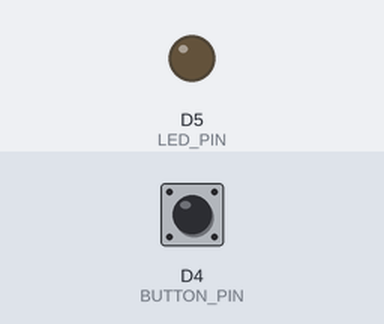
Bench run of a sketch on a simulated ESP8266 (NodeMCU). Parts: output pins drawn as LEDs (lit = HIGH). Inputs (shaded band) come from the test bench; at power-on: D4 (BUTTON_PIN) HIGH.

Above: at 1.2 s.
1.3 s: D4 (BUTTON_PIN) pulled LOW for 0.15 s
At 1.37 s:
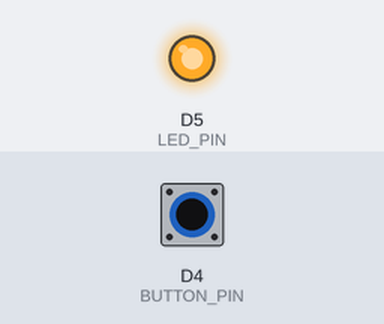
2.9 s: D4 (BUTTON_PIN) pulled LOW for 3.2 s
At 7.0 s:
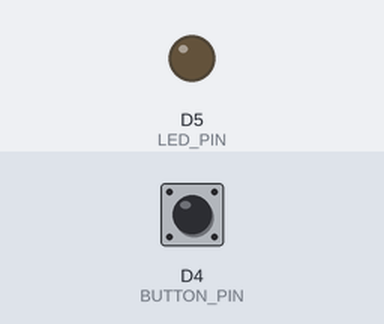
Timing chart, 0 to 8.5 s (numbered marks = the images above; inputs shaded):
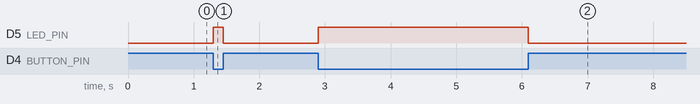

Measured:
- after the input at 1.3 s, D5 (LED_PIN): LOW → HIGH at once, → LOW 0.15 s later
- after the input at 2.9 s, D5 (LED_PIN): LOW → HIGH at once, → LOW 3.2 s later

The sketch:

prueba_sensor_voltaje_led_boton.ino
```cpp
const int LED_PIN = D5;
const int BUTTON_PIN = D4;

void setup() {
  pinMode(LED_PIN, OUTPUT);
  pinMode(BUTTON_PIN, INPUT_PULLUP);
}

void loop() {
  if (digitalRead(BUTTON_PIN) == LOW) {
    digitalWrite(LED_PIN, HIGH);  // LED encendido cuando se presiona
  } else {
    digitalWrite(LED_PIN, LOW);   // LED apagado cuando se suelta
  }
}
```
